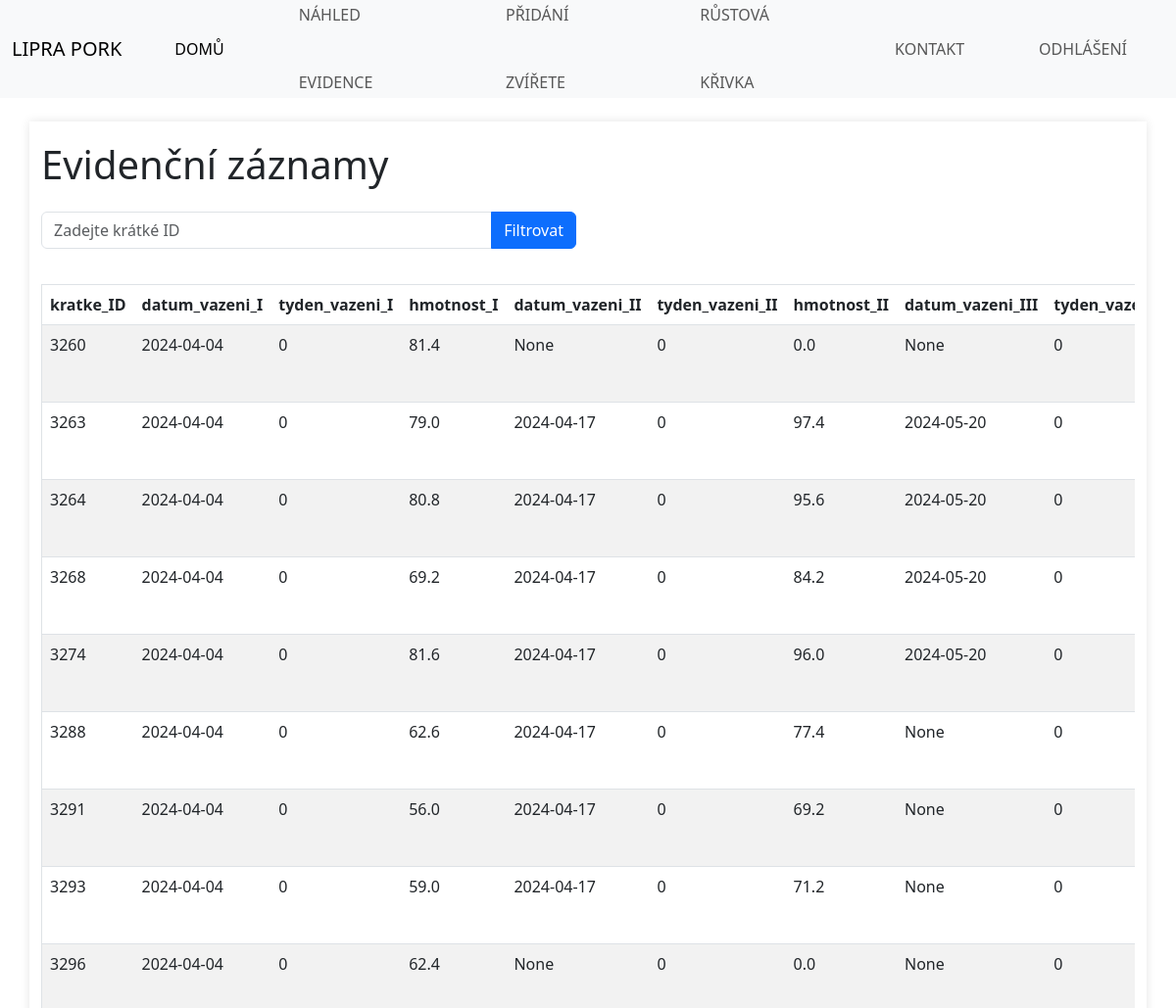
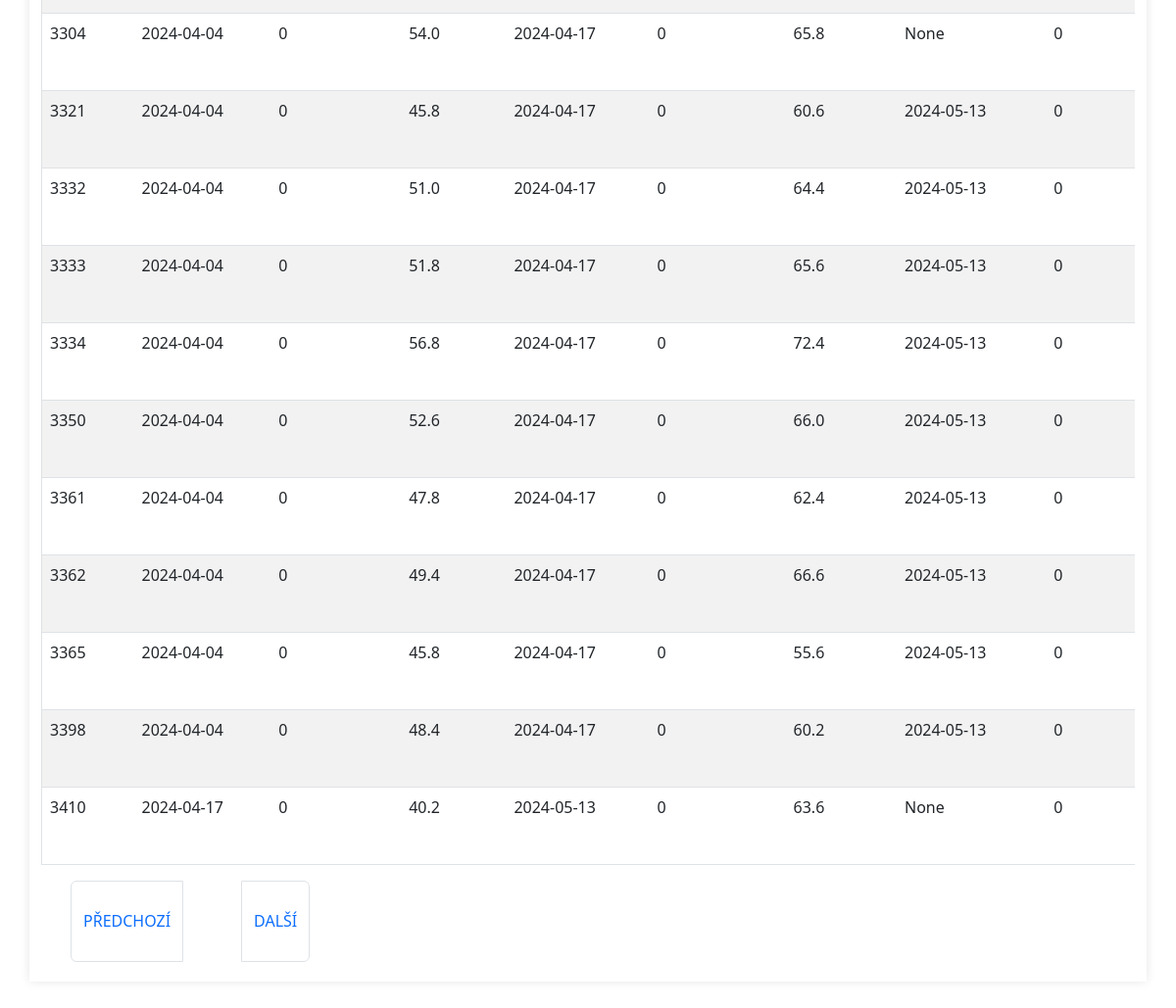
Page /animals?page=3 (signed in) on the committed database (2 pictures, top to bottom).
### database_animal.py (models this page shows)
class Animals(db.Model):
    __tablename__ = 'animals'  # Název tabulky v databázi
    kratke_ID = db.Column(db.Integer, primary_key=True, unique=True, nullable=False)
    datum_vazeni_I = db.Column(db.Date, nullable=True)
    tyden_vazeni_I = db.Column(db.Integer, nullable=True)
    hmotnost_I = db.Column(db.Float, nullable=True)
    datum_vazeni_II = db.Column(db.Date, nullable=True)
    tyden_vazeni_II = db.Column(db.Integer, nullable=True)
    hmotnost_II = db.Column(db.Float, nullable=True)
    datum_vazeni_III = db.Column(db.Date, nullable=True)
    tyden_vazeni_III = db.Column(db.Integer, nullable=True)
    hmotnost_III = db.Column(db.Float, nullable=True)
    turnus = db.Column(db.Integer, nullable=True)
    rok = db.Column(db.Integer, nullable=True)
    interni_ID = db.Column(db.Integer, nullable=True)
    ID = db.Column(db.Integer, nullable=True)
    datum_narozeni = db.Column(db.Date, nullable=True)
    datum_spek = db.Column(db.Date, nullable=True)
    tyden_spek = db.Column(db.Integer, nullable=True)
    spek = db.Column(db.Float, nullable=True)
    rije = db.Column(db.Date, nullable=True)
    def __repr__(self):
        return (f'<Animals {self.kratke_ID}, {self.datum_vazeni_I}, {self.tyden_vazeni_I}, {self.hmotnost_I},'
                f'{self.datum_vazeni_II}, {self.tyden_vazeni_II}, {self.hmotnost_II}, {self.datum_vazeni_III},'
                f'{self.tyden_vazeni_III}, {self.hmotnost_III}, {self.turnus}, {self.rok}, {self.interni_ID},'
                f'{self.ID}, {self.datum_narozeni}, {self.datum_spek}, {self.tyden_spek}, {self.spek},'
                f'{self.rije}>')

### app.py (the view)
@app.route('/animals')
@login_required
def animals():
    page = request.args.get('page', 1, type=int)
    filter_id = request.args.get('kratke_ID', type=int)
    if filter_id:
        query = Animals.query.filter_by(kratke_ID=filter_id)
    else:
        query = Animals.query
    animals_paginated = query.paginate(page=page, per_page=20)
    print("Záznamy v databázi:", [animal for animal in animals_paginated.items])  # Debugging
    return render_template('animals.html', animals=animals_paginated)

### app.py (called while the page is built)
@login_manager.user_loader
def load_user(user_id):
    return db.session.get(User, int(user_id))

### templates/animals.html (shortened to what this page needs)
<!DOCTYPE html>
<html lang="cs-cz">
<head>
    <link rel="stylesheet" href="{{ url_for('static', filename='style.css') }}" type="text/css" />
    <link href="https://cdn.jsdelivr.net/npm/bootstrap@5.3.0-alpha3/dist/css/bootstrap.min.css" rel="stylesheet">
</head>
<body>
    <header>
        <nav class="navbar navbar-expand-md navbar-light bg-light">
            <div class="container-fluid">
                <a class="navbar-brand" href="{{ url_for('index') }}">LIPRA PORK</a>
                <div class="collapse navbar-collapse" id="navbarNav">
                    <ul class="navbar-nav">
                        <li class="nav-item">
                            <a class="nav-link active" href="{{ url_for('index') }}">Domů</a>
                        </li>
                        <li class="nav-item">
                            <a class="nav-link" href="{{ url_for('animals') }}">Náhled evidence</a>
                        </li>
                        <li class="nav-item">
                            <a class="nav-link" href="{{ url_for('add_animal') }}">Přidání zvířete</a>
                        </li>
                        <li class="nav-item">
                            <a class="nav-link" href="{{ url_for('growth_curve') }}">Růstová křivka</a>
                        </li>
                        <li class="nav-item">
                            <a class="nav-link" href="kontakt.html">Kontakt</a>
                        </li>
                        <li class="nav-item">
                            <a class="nav-link" href="{{ url_for('logout') }}">Odhlášení</a>
                        </li>
                    </ul>
                </div>
            </div>
        </nav>
    </header>
    <main class="container mt-4">
        <h1 class="mb-4">Evidenční záznamy</h1>
        <div class="row mb-3">
            <div class="col-12 col-md-6">
                <form method="GET" action="{{ url_for('animals') }}">
                    <div class="input-group">
                        <input type="number" name="kratke_ID" class="form-control" placeholder="Zadejte krátké ID" value="{{ request.args.get('kratke_ID', '') }}">
                        <button type="submit" class="btn btn-primary">Filtrovat</button>
                    </div>
                </form>
            </div>
        </div>
        <div class="table-responsive">
            <table class="table table-striped">
                <thead>
                    <tr>
                        <th>kratke_ID</th>
                        <th>datum_vazeni_I</th>
                        <th>tyden_vazeni_I</th>
                        <th>hmotnost_I</th>
                        <th>datum_vazeni_II</th>
                        <th>tyden_vazeni_II</th>
                        <th>hmotnost_II</th>
                        <th>datum_vazeni_III</th>
                        <th>tyden_vazeni_III</th>
                    </tr>
                </thead>
                <tbody>
                    {% for animal in animals.items %}
                    <tr>
                        <td>{{ animal.kratke_ID }}</td>
                        <td>{{ animal.datum_vazeni_I }}</td>
                        <td>{{ animal.tyden_vazeni_I }}</td>
                        <td>{{ animal.hmotnost_I }}</td>
                        <td>{{ animal.datum_vazeni_II }}</td>
                        <td>{{ animal.tyden_vazeni_II }}</td>
                        <td>{{ animal.hmotnost_II }}</td>
                        <td>{{ animal.datum_vazeni_III }}</td>
                        <td>{{ animal.tyden_vazeni_III }}</td>
                    </tr>
                    {% endfor %}
                </tbody>
            </table>
        </div>
        <nav>
            <ul class="pagination">
                {% if animals.has_prev %}
                <li class="page-item">
                    <a class="page-link" href="{{ url_for('animals', page=animals.prev_num) }}">Předchozí</a>
                </li>
                {% endif %}
                {% if animals.has_next %}
                <li class="page-item">
                    <a class="page-link" href="{{ url_for('animals', page=animals.next_num) }}">Další</a>
                </li>
                {% endif %}
            </ul>
        </nav>
    </main>
</body>
</html>

### static/style.css (style rules this page uses)
html { background: #6ca161; }
body { font: 14px "Poppins"; background: #f9f9f9; color: #414042; box-sizing: border-box; margin: 0; padding: 100px 0 140px 0; min-width: 960px; }
body > header { height: 100px; width: 100%; background: #1c8404; color: white; display: flex; justify-content: space-evenly; position: fixed; z-index: 1; top: 0; }
nav ul { margin: 0; list-style-type: none; display: flex; align-items: center; height: 100%; }
nav ul li { padding: 0 25px; margin: 0 5px; font-size: 1em; line-height: 4.3em; }
nav ul a { color: white; padding: 8px 0; text-decoration: none; text-transform: uppercase; }
article, main { margin: 0 auto; max-width: 960px; padding: 50px; }
table { width: 100%; border-collapse: collapse; margin: 20px 0; }
table, th, td { border: 1px solid #ddd; padding: 8px; }
th { background-color: #f2f2f2; text-align: left; }
tr:nth-child(even) { background-color: #f9f9f9; }
.container { max-width: 1200px; margin: 0 auto; padding: 20px; background-color: #fff; box-shadow: 0 0 10px rgba(0,0,0,0.1); }
button { background-color: #4CAF50; color: white; padding: 10px 20px; border: none; border-radius: 4px; cursor: pointer; }

### rows in the picture
Animals: kratke_ID "3260", datum_vazeni_I "2024-04-04", tyden_vazeni_I "0", hmotnost_I "81.4", datum_vazeni_II "None", tyden_vazeni_II "0", hmotnost_II "0.0", datum_vazeni_III "None", tyden_vazeni_III "0"
Animals: kratke_ID "3263", datum_vazeni_I "2024-04-04", tyden_vazeni_I "0", hmotnost_I "79.0", datum_vazeni_II "2024-04-17", tyden_vazeni_II "0", hmotnost_II "97.4", datum_vazeni_III "2024-05-20", tyden_vazeni_III "0"
Animals: kratke_ID "3264", datum_vazeni_I "2024-04-04", tyden_vazeni_I "0", hmotnost_I "80.8", datum_vazeni_II "2024-04-17", tyden_vazeni_II "0", hmotnost_II "95.6", datum_vazeni_III "2024-05-20", tyden_vazeni_III "0"
Animals: kratke_ID "3268", datum_vazeni_I "2024-04-04", tyden_vazeni_I "0", hmotnost_I "69.2", datum_vazeni_II "2024-04-17", tyden_vazeni_II "0", hmotnost_II "84.2", datum_vazeni_III "2024-05-20", tyden_vazeni_III "0"
Animals: kratke_ID "3274", datum_vazeni_I "2024-04-04", tyden_vazeni_I "0", hmotnost_I "81.6", datum_vazeni_II "2024-04-17", tyden_vazeni_II "0", hmotnost_II "96.0", datum_vazeni_III "2024-05-20", tyden_vazeni_III "0"
Animals: kratke_ID "3288", datum_vazeni_I "2024-04-04", tyden_vazeni_I "0", hmotnost_I "62.6", datum_vazeni_II "2024-04-17", tyden_vazeni_II "0", hmotnost_II "77.4", datum_vazeni_III "None", tyden_vazeni_III "0"
Animals: kratke_ID "3291", datum_vazeni_I "2024-04-04", tyden_vazeni_I "0", hmotnost_I "56.0", datum_vazeni_II "2024-04-17", tyden_vazeni_II "0", hmotnost_II "69.2", datum_vazeni_III "None", tyden_vazeni_III "0"
Animals: kratke_ID "3293", datum_vazeni_I "2024-04-04", tyden_vazeni_I "0", hmotnost_I "59.0", datum_vazeni_II "2024-04-17", tyden_vazeni_II "0", hmotnost_II "71.2", datum_vazeni_III "None", tyden_vazeni_III "0"
Animals: kratke_ID "3296", datum_vazeni_I "2024-04-04", tyden_vazeni_I "0", hmotnost_I "62.4", datum_vazeni_II "None", tyden_vazeni_II "0", hmotnost_II "0.0", datum_vazeni_III "None", tyden_vazeni_III "0"
Animals: kratke_ID "3304", datum_vazeni_I "2024-04-04", tyden_vazeni_I "0", hmotnost_I "54.0", datum_vazeni_II "2024-04-17", tyden_vazeni_II "0", hmotnost_II "65.8", datum_vazeni_III "None", tyden_vazeni_III "0"
Animals: kratke_ID "3321", datum_vazeni_I "2024-04-04", tyden_vazeni_I "0", hmotnost_I "45.8", datum_vazeni_II "2024-04-17", tyden_vazeni_II "0", hmotnost_II "60.6", datum_vazeni_III "2024-05-13", tyden_vazeni_III "0"
Animals: kratke_ID "3332", datum_vazeni_I "2024-04-04", tyden_vazeni_I "0", hmotnost_I "51.0", datum_vazeni_II "2024-04-17", tyden_vazeni_II "0", hmotnost_II "64.4", datum_vazeni_III "2024-05-13", tyden_vazeni_III "0"
Animals: kratke_ID "3333", datum_vazeni_I "2024-04-04", tyden_vazeni_I "0", hmotnost_I "51.8", datum_vazeni_II "2024-04-17", tyden_vazeni_II "0", hmotnost_II "65.6", datum_vazeni_III "2024-05-13", tyden_vazeni_III "0"
Animals: kratke_ID "3334", datum_vazeni_I "2024-04-04", tyden_vazeni_I "0", hmotnost_I "56.8", datum_vazeni_II "2024-04-17", tyden_vazeni_II "0", hmotnost_II "72.4", datum_vazeni_III "2024-05-13", tyden_vazeni_III "0"
Animals: kratke_ID "3350", datum_vazeni_I "2024-04-04", tyden_vazeni_I "0", hmotnost_I "52.6", datum_vazeni_II "2024-04-17", tyden_vazeni_II "0", hmotnost_II "66.0", datum_vazeni_III "2024-05-13", tyden_vazeni_III "0"
Animals: kratke_ID "3361", datum_vazeni_I "2024-04-04", tyden_vazeni_I "0", hmotnost_I "47.8", datum_vazeni_II "2024-04-17", tyden_vazeni_II "0", hmotnost_II "62.4", datum_vazeni_III "2024-05-13", tyden_vazeni_III "0"
Animals: kratke_ID "3362", datum_vazeni_I "2024-04-04", tyden_vazeni_I "0", hmotnost_I "49.4", datum_vazeni_II "2024-04-17", tyden_vazeni_II "0", hmotnost_II "66.6", datum_vazeni_III "2024-05-13", tyden_vazeni_III "0"
Animals: kratke_ID "3365", datum_vazeni_I "2024-04-04", tyden_vazeni_I "0", hmotnost_I "45.8", datum_vazeni_II "2024-04-17", tyden_vazeni_II "0", hmotnost_II "55.6", datum_vazeni_III "2024-05-13", tyden_vazeni_III "0"
Animals: kratke_ID "3398", datum_vazeni_I "2024-04-04", tyden_vazeni_I "0", hmotnost_I "48.4", datum_vazeni_II "2024-04-17", tyden_vazeni_II "0", hmotnost_II "60.2", datum_vazeni_III "2024-05-13", tyden_vazeni_III "0"
Animals: kratke_ID "3410", datum_vazeni_I "2024-04-17", tyden_vazeni_I "0", hmotnost_I "40.2", datum_vazeni_II "2024-05-13", tyden_vazeni_II "0", hmotnost_II "63.6", datum_vazeni_III "None", tyden_vazeni_III "0"
